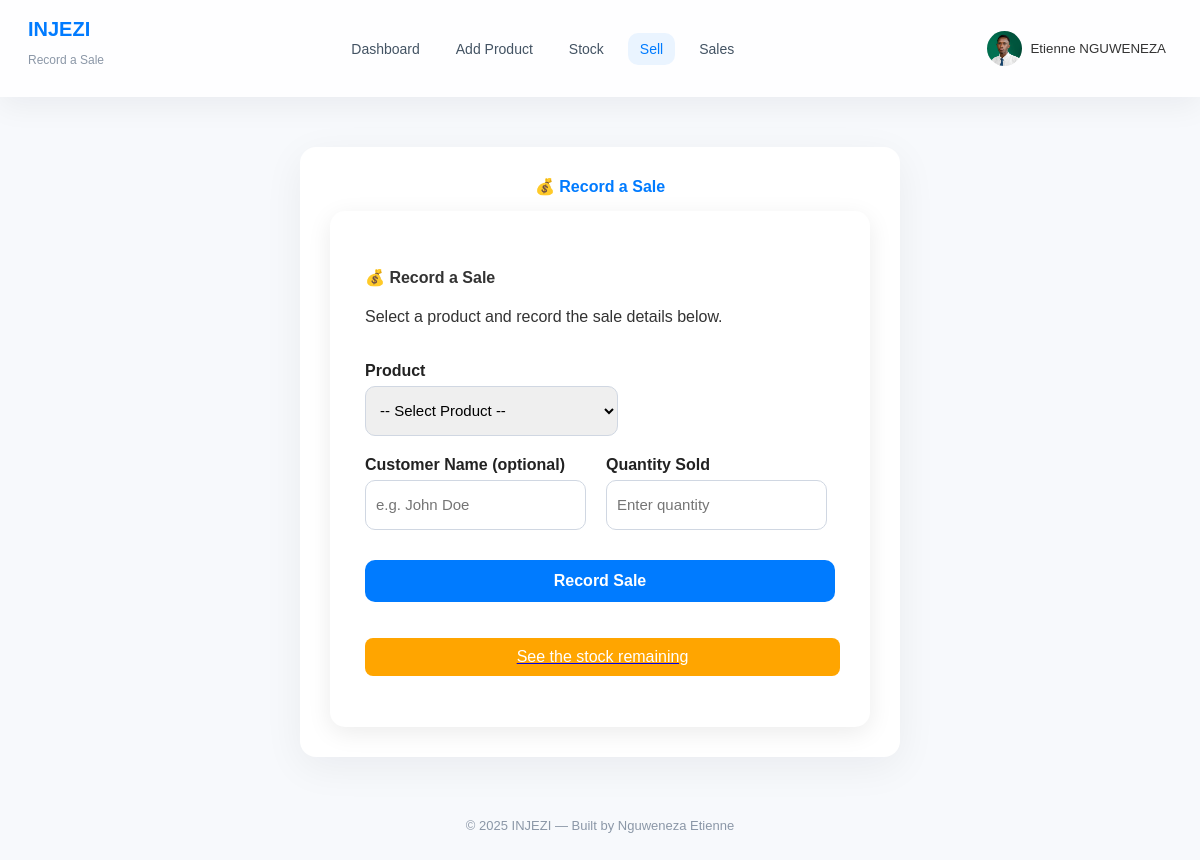
The app's page /sell.php (signed in) with its own data.
### tables this page shows
CREATE TABLE `users` (
  `id` int(11) NOT NULL,
  `username` varchar(50) NOT NULL,
  `password` varchar(255) NOT NULL,
  `role` enum('admin','staff','developer') DEFAULT 'staff',
  `created_at` timestamp NOT NULL DEFAULT current_timestamp(),
  `full_name` varchar(26) DEFAULT NULL,
  `dob` date DEFAULT NULL,
  `profile_photo` varchar(255) DEFAULT 'default.png',
  `phone` varchar(30) DEFAULT NULL,
  `email` varchar(36) DEFAULT NULL,
  `status` enum('active','inactive') DEFAULT 'inactive',
  `payment_reference` varchar(50) DEFAULT NULL,
  `payment_status` enum('pending','approved','rejected') DEFAULT 'pending',
  `payment_amount` decimal(10,2) DEFAULT 5000.00
);

### sell.php (the view, shortened to what this page needs)
<?php
require_once 'includes/functions.php';
$user_id = $_SESSION['user_id'];
$user = $conn->query("SELECT * FROM users WHERE id = $user_id")->fetch_assoc();
?>
<!doctype html>
<html lang="en">
<head>
<link rel="stylesheet" href="assets/css/style.css">
</head>
<body>
<header class="topbar">
  <div class="brand">
    <h1>INJEZI</h1>
    <p class="muted">Record a Sale</p>
  </div>
  <nav>
    <a href="index.php" class="nav-item">Dashboard</a>
    <a href="add_product.php" class="nav-item">Add Product</a>
    <a href="manage_stock.php" class="nav-item">Stock</a>
    <a href="sell.php" class="nav-item active">Sell</a>
    <a href="view_sales.php" class="nav-item">Sales</a>
  </nav>
  <div class="profile-dropdown">
  <button class="dropdown-btn">
    <img src="images/users/<?php echo htmlspecialchars($user['profile_photo']); ?>" alt="User" class="profile-pic">
    <span><?php echo htmlspecialchars($user['full_name']); ?></span>
  </button>
</div>
</header>
<main class="container">
  <div class="panel">
    <h2>💰 Record a Sale</h2>
    <form method="POST" class="sale-form mt-4" onsubmit="return validateForm()">
       <div class="mb-4 text-center">
    <h4 class="fw-bold text-primary mb-1">💰 Record a Sale</h4>
    <p class="text-muted">Select a product and record the sale details below.</p>
  </div>
  <div class="mb-3">
    <label for="product" class="form-label fw-semibold">Product</label>
    <select id="product" name="product_id" class="form-select form-select-lg" required>
      <option value="">-- Select Product --</option>
    </select>
  </div>
  <div class="mb-3">
    <label for="customer" class="form-label fw-semibold">Customer Name (optional)</label>
    <input type="text" id="customer" name="customer_name" class="form-control form-control-lg" placeholder="e.g. John Doe">
  </div>
  <div class="mb-3">
    <label for="quantity" class="form-label fw-semibold">Quantity Sold</label>
    <input type="number" id="quantity_sold" name="quantity_sold" class="form-control form-control-lg" placeholder="Enter quantity" required>
  </div>
  <button type="submit" class="btn btn-primary w-100 py-3 fw-bold mt-3">Record Sale</button>
  <div class="text-center mt-3">
      <center><a href= "manage_stock.php"><p style ="background: orange;
  color: white;
  padding: 10px 25px;
  border: none;
  width: 475px;
  border-radius: 8px;
  cursor: pointer;
  transition: background 0.3s;
">See the stock remaining</p>
    </a></center></div>
</form>
  </div>
  <footer class="footer">
      <p>© <?= date('Y') ?> INJEZI — Built by Nguweneza Etienne</p>
    </footer>
</main>
</body>
</html>

### assets/css/style.css (style rules this page uses)
:root { --bg: #f6f8fb; --card: #ffffff; --muted: #8b97a7; --accent: #007bff; --accent-600: #0056b3; --shadow: 0 8px 30px rgba(11, 20, 40, 0.06); --radius: 14px; --max-width: 1200px; --glass: rgba(255, 255, 255, 0.6); }
* { box-sizing: border-box; }
body { margin: 0; font-family: Inter, ui-sans-serif, system-ui, -apple-system, "Segoe UI", Roboto, "Helvetica Neue", Arial; background: linear-gradient(180deg, #f6f8fb 0%, #eef2f6 100%); color: #12263f; -webkit-font-smoothing: antialiased; }
.topbar { display: flex; align-items: center; justify-content: space-between; padding: 18px 28px; background: rgba(255, 255, 255, 0.9); box-shadow: var(--shadow); position: sticky; top: 0; z-index: 20; }
.brand h1 { margin: 0; font-size: 20px; color: var(--accent); }
.brand .muted { margin: 0; font-size: 12px; color: var(--muted); }
nav { display: flex; gap: 12px; align-items: center; }
.nav-item { text-decoration: none; color: #435363; padding: 8px 12px; border-radius: 10px; font-size: 14px; }
.nav-item.active, .nav-item:hover { background: rgba(0, 123, 255, 0.08); color: var(--accent); }
.container { max-width: var(--max-width); margin: 26px auto; padding: 20px; }
.panel { background: var(--card); border-radius: 12px; padding: 18px; box-shadow: var(--shadow); }
.panel h2 { margin: 0 0 12px; font-size: 16px; }
.footer { margin-top: 28px; text-align: center; color: var(--muted); font-size: 13px; padding: 18px; }
.muted { color: var(--muted); text-align: center; padding: 12px 0; }
body { font-family: "Poppins", sans-serif; margin: 0; padding: 0; background: #f7f9fc; color: #333; }
.container { width: 90%; max-width: 1200px; margin: auto; }
form { display: flex; flex-wrap: wrap; gap: 20px; }
form input, form select { flex: 1; min-width: 200px; padding: 10px; border: 1px solid #ccc; border-radius: 8px; }
form button { background: #0d6efd; color: white; padding: 10px 25px; border: none; border-radius: 8px; cursor: pointer; transition: background 0.3s; }
html, body { height: 100%; }
body { display: flex; flex-direction: column; }

### sell.php (style rules this page uses)
.panel { max-width:600px;margin:30px auto;background:#fff;padding:30px;border-radius:16px;box-shadow:0 10px 40px rgba(11,20,40,0.06); }
.panel h2 { color:#007bff;text-align:center;margin-bottom:15px }
label { font-weight:600;color:#333;display:block;margin-bottom:6px }
input, select { width:100%;padding:10px 14px;border-radius:10px;border:1px solid #ced4da;font-size:15px;transition:all 0.2s }
button[type="submit"] { width:100%;padding:12px;background:#007bff;color:#fff;font-size:16px;font-weight:600;border:none;border-radius:10px;cursor:pointer;transition:all 0.2s;margin-top:10px }
.profile-dropdown { position: relative; display: inline-block; }
.dropdown-btn { background: transparent; border: none; cursor: pointer; display: flex; align-items: center; gap: 8px; color: #333; font-weight: 500; }
.profile-pic { width: 35px; height: 35px; border-radius: 50%; object-fit: cover; }
.sale-form { max-width: 600px; margin: 0 auto; background: #fff; padding: 35px; border-radius: 15px; box-shadow: 0 6px 25px rgba(0,0,0,0.08); }
.sale-form label { color: #222; margin-bottom: 6px; }
.sale-form input.form-control, .sale-form select.form-select { height: 50px; border-radius: 10px; border: 1px solid #d0d7e2; }
.sale-form button { font-size: 1rem; border-radius: 10px; }
html, body { height: 100%; }
body { display: flex; flex-direction: column; }

### records on screen
users: profile_photo (picture), full_name "Etienne NGUWENEZA"
